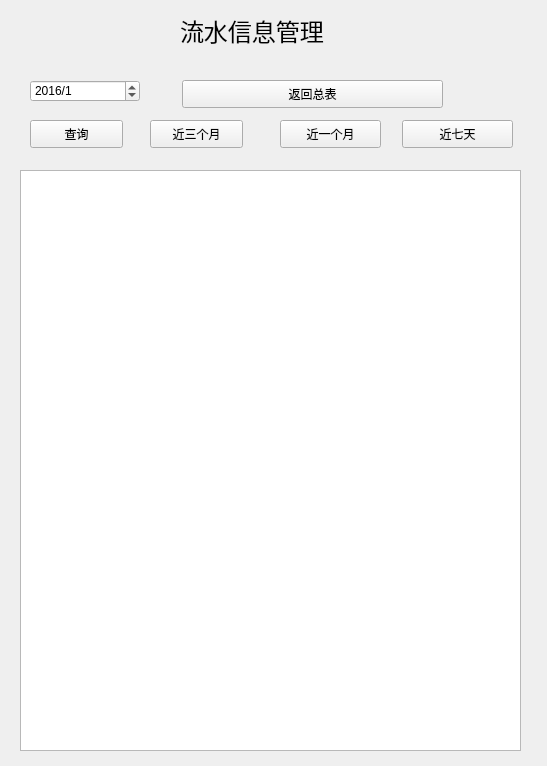
<?xml version="1.0" encoding="UTF-8"?>
<ui version="4.0">
 <class>MainWindow</class>
 <widget class="QMainWindow" name="MainWindow">
  <property name="geometry">
   <rect>
    <x>0</x>
    <y>0</y>
    <width>547</width>
    <height>766</height>
   </rect>
  </property>
  <property name="windowTitle">
   <string>流水信息管理</string>
  </property>
  <widget class="QWidget" name="centralWidget">
   <widget class="QLabel" name="label">
    <property name="geometry">
     <rect>
      <x>180</x>
      <y>0</y>
      <width>191</width>
      <height>61</height>
     </rect>
    </property>
    <property name="font">
     <font>
      <family>黑体</family>
      <pointsize>18</pointsize>
     </font>
    </property>
    <property name="text">
     <string>流水信息管理</string>
    </property>
   </widget>
   <widget class="QTableView" name="InfoBalance">
    <property name="geometry">
     <rect>
      <x>20</x>
      <y>170</y>
      <width>501</width>
      <height>581</height>
     </rect>
    </property>
   </widget>
   <widget class="QDateEdit" name="dateEdit">
    <property name="geometry">
     <rect>
      <x>30</x>
      <y>80</y>
      <width>110</width>
      <height>22</height>
     </rect>
    </property>
    <property name="dateTime">
     <datetime>
      <hour>0</hour>
      <minute>0</minute>
      <second>0</second>
      <year>2016</year>
      <month>1</month>
      <day>1</day>
     </datetime>
    </property>
    <property name="currentSection">
     <enum>QDateTimeEdit::YearSection</enum>
    </property>
    <property name="displayFormat">
     <string>yyyy/M</string>
    </property>
   </widget>
   <widget class="QPushButton" name="pushButton">
    <property name="geometry">
     <rect>
      <x>30</x>
      <y>120</y>
      <width>93</width>
      <height>28</height>
     </rect>
    </property>
    <property name="text">
     <string>查询</string>
    </property>
   </widget>
   <widget class="QPushButton" name="pushButton_2">
    <property name="geometry">
     <rect>
      <x>150</x>
      <y>120</y>
      <width>93</width>
      <height>28</height>
     </rect>
    </property>
    <property name="text">
     <string>近三个月</string>
    </property>
   </widget>
   <widget class="QPushButton" name="pushButton_3">
    <property name="geometry">
     <rect>
      <x>280</x>
      <y>120</y>
      <width>101</width>
      <height>28</height>
     </rect>
    </property>
    <property name="text">
     <string>近一个月</string>
    </property>
   </widget>
   <widget class="QPushButton" name="pushButton_4">
    <property name="geometry">
     <rect>
      <x>402</x>
      <y>120</y>
      <width>111</width>
      <height>28</height>
     </rect>
    </property>
    <property name="text">
     <string>近七天</string>
    </property>
   </widget>
   <widget class="QPushButton" name="pushButton_6">
    <property name="geometry">
     <rect>
      <x>182</x>
      <y>80</y>
      <width>261</width>
      <height>28</height>
     </rect>
    </property>
    <property name="text">
     <string>返回总表</string>
    </property>
   </widget>
  </widget>
 </widget>
 <layoutdefault spacing="6" margin="11"/>
 <resources/>
 <connections/>
</ui>
